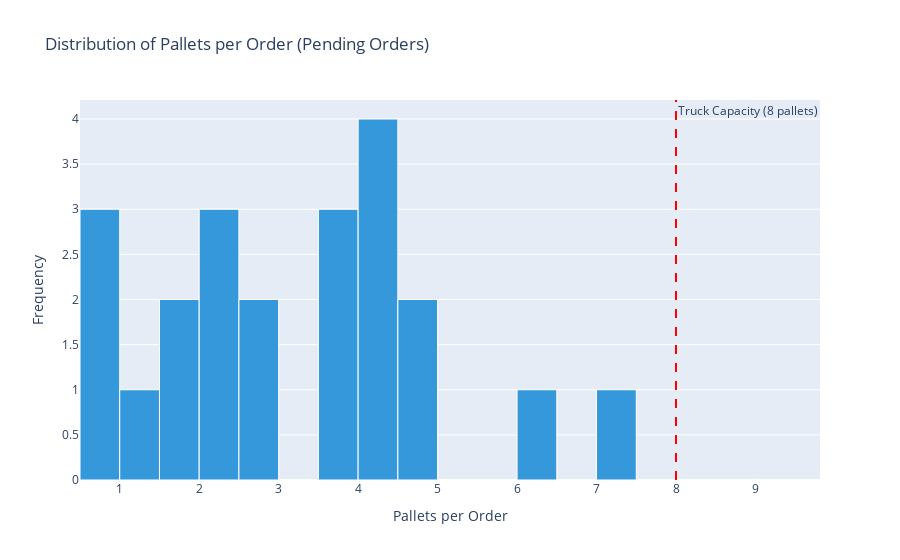

Notebook code for this chart:
### Code cell
# Chart 4: Pallets per Order Distribution
fig = px.histogram(
    pending_orders,
    x="total_pallets",
    nbins=20,
    title="Distribution of Pallets per Order (Pending Orders)",
    labels={"total_pallets": "Pallets per Order", "count": "Frequency"},
    color_discrete_sequence=["#3498db"]
)
fig.update_traces(
    marker_line_color="white",
    marker_line_width=1
)
fig.add_vline(x=8, line_dash="dash", line_color="red", annotation_text="Truck Capacity (8 pallets)")
fig.update_layout(xaxis_title="Pallets per Order", yaxis_title="Frequency")
fig.show()

### Figure 1 — Plotly figure (JSON) as saved in the notebook; plotly's stock layout.template omitted (floating-point values rounded to 4 significant figures)
{"data": [{"bingroup": "x", "hovertemplate": "Pallets per Order=%{x}<br>count=%{y}<extra></extra>", "legendgroup": "", "marker": {"color": "#3498db", "line": {"color": "white", "width": 1}, "pattern": {"shape": ""}}, "name": "", "nbinsx": 20, "orientation": "v", "showlegend": false, "type": "histogram", "x": [1.69, 2.67, 0.81, 7.42, 2.24, 4.81, 2.31, 4.45, 0.91, 1.75, 6.23, 3.98, 1.15, 4.89, 0.71, 4.13, 4.44, 2.19, 3.71, 2.97, 3.79, 4.31], "xaxis": "x", "yaxis": "y"}], "layout": {"annotations": [{"showarrow": false, "text": "Truck Capacity (8 pallets)", "x": 8, "xanchor": "left", "xref": "x", "y": 1, "yanchor": "top", "yref": "y domain"}], "barmode": "relative", "legend": {"tracegroupgap": 0}, "shapes": [{"line": {"color": "red", "dash": "dash"}, "type": "line", "x0": 8, "x1": 8, "xref": "x", "y0": 0, "y1": 1, "yref": "y domain"}], "title": {"text": "Distribution of Pallets per Order (Pending Orders)"}, "xaxis": {"anchor": "y", "domain": [0, 1], "title": {"text": "Pallets per Order"}}, "yaxis": {"anchor": "x", "domain": [0, 1], "title": {"text": "Frequency"}}}}
